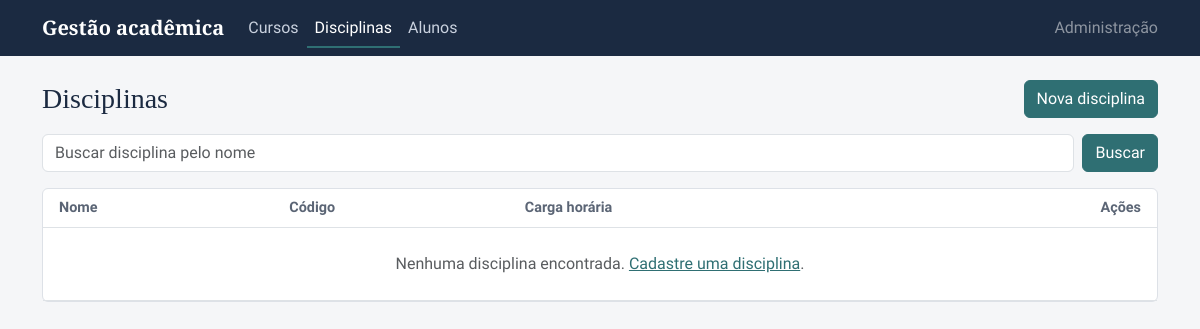
Page /cursos/disciplinas/ on the earlier database version.
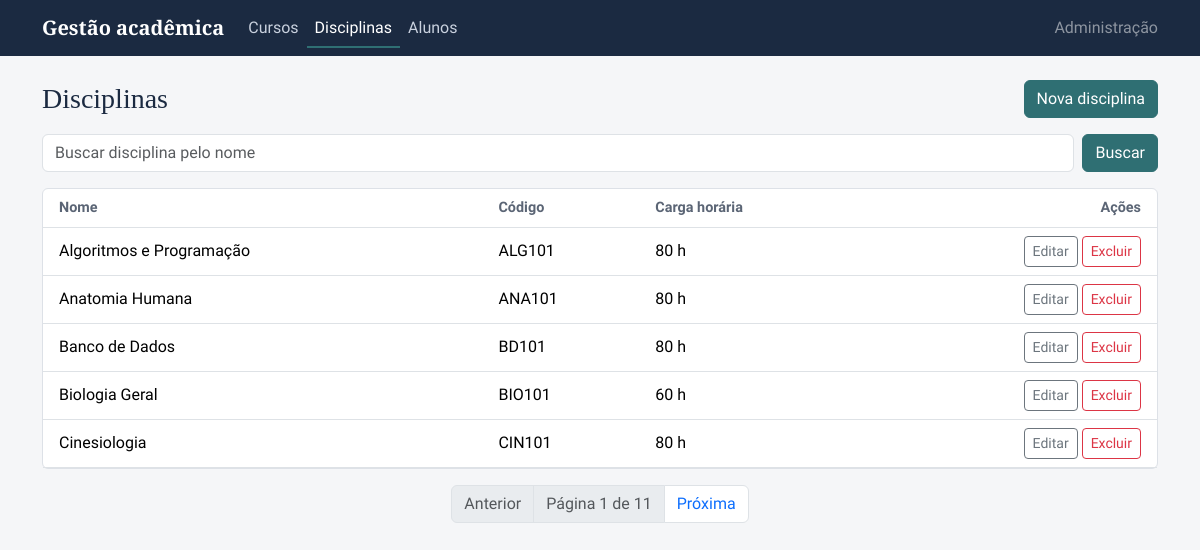
Same page on the later database version.
### curso/models.py (models this page shows, shortened)
class Discipline(models.Model):
    name = models.CharField("Nome", max_length=100)
    code = models.CharField("Código", max_length=20, blank=True)
    class_load = models.PositiveIntegerField("Carga horária (horas)")
    class Meta:
        verbose_name = "Disciplina"
        verbose_name_plural = "Disciplinas"
        ordering = ["name"]

### curso/views.py (the view)
# urls.py: path("disciplinas/", DisciplineListView.as_view(), name="discipline_list"),
class DisciplineListView(ListView):
    model = Discipline
    template_name = "curso/discipline_list.html"
    context_object_name = "disciplines"
    ordering = ["name"]
    paginate_by = 5
    extra_context = {"title": "Disciplinas"}
    def get_queryset(self):
        queryset = super().get_queryset()
        search = self.request.GET.get("search")
        if search:
            queryset = queryset.filter(
                Q(name__icontains=search) | Q(code__icontains=search)
            )
        return queryset

### templates/curso/discipline_list.html
{% extends "base.html" %}
{% block content %}
<div class="d-flex flex-wrap justify-content-between align-items-center gap-2 mb-3">
  <h1 class="h3 mb-0">{{ title }}</h1>
  <a href="{% url 'curso:discipline_create' %}" class="btn btn-primary">Nova disciplina</a>
</div>
<div class="mb-3">{% include "partials/search.html" with placeholder="Buscar disciplina pelo nome" %}</div>
<div class="panel">
  <div class="table-responsive">
    <table class="table table-hover align-middle">
      <thead>
        <tr><th class="ps-3">Nome</th><th>Código</th><th>Carga horária</th><th class="text-end pe-3">Ações</th></tr>
      </thead>
      <tbody>
        {% for discipline in disciplines %}
          {% include "curso/partials/discipline_row.html" with discipline=discipline %}
        {% empty %}
        <tr><td colspan="4" class="text-center text-muted py-4">Nenhuma disciplina encontrada. <a href="{% url 'curso:discipline_create' %}">Cadastre uma disciplina</a>.</td></tr>
        {% endfor %}
      </tbody>
    </table>
  </div>
</div>
{% include "partials/pagination.html" %}
{% endblock %}

### templates/curso/partials/discipline_row.html
<tr id="discipline-row-{{ discipline.pk }}">
  <td class="ps-3">{{ discipline.name }}</td>
  <td>{{ discipline.code|default:"-" }}</td>
  <td>{{ discipline.class_load }} h</td>
  <td class="text-end pe-3">
    <button type="button" class="btn btn-sm btn-outline-secondary"
      hx-get="{% url 'curso:discipline_update' discipline.pk %}"
      hx-target="#action-modal-content" hx-swap="innerHTML"
      data-modal-title="Editar disciplina"
      data-bs-toggle="modal" data-bs-target="#action-modal">Editar</button>
    <button type="button" class="btn btn-sm btn-outline-danger"
      hx-get="{% url 'curso:discipline_delete' discipline.pk %}"
      hx-target="#action-modal-content" hx-swap="innerHTML"
      data-modal-title="Excluir disciplina"
      data-bs-toggle="modal" data-bs-target="#action-modal">Excluir</button>
  </td>
</tr>

Differences in the rows shown:
added Discipline: name "Algoritmos e Programação", code "ALG101", class_load "80"
added Discipline: name "Anatomia Humana", code "ANA101", class_load "80"
added Discipline: name "Banco de Dados", code "BD101", class_load "80"
added Discipline: name "Biologia Geral", code "BIO101", class_load "60"
added Discipline: name "Cinesiologia", code "CIN101", class_load "80"
Other differences:
{{ page_obj.number }}: (not shown) → "1"
{{ page_obj.paginator.num_pages }}: (not shown) → "11"
text no longer shown: "Nenhuma disciplina encontrada. Cadastre uma disciplina ."
text now shown: "Anterior Página de Próxima"
